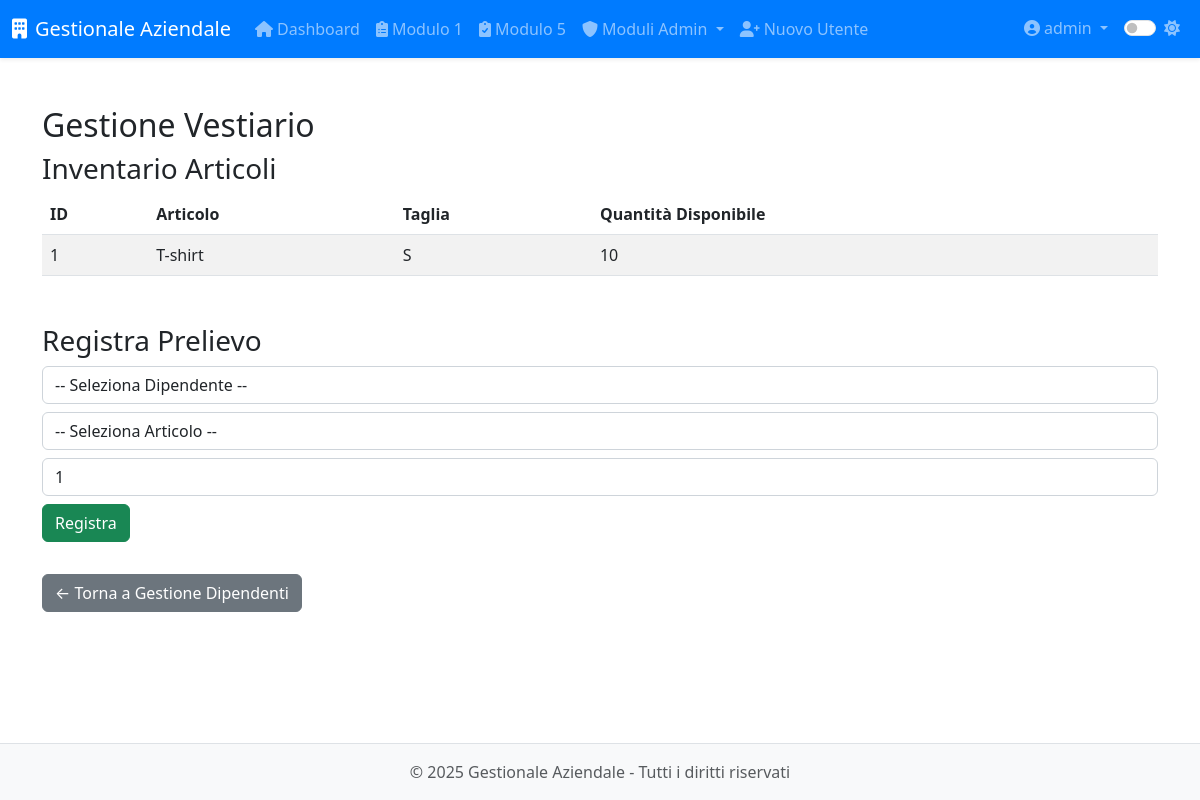
/modulo8/modulo8/vestiario (signed in), run on the app's committed database.
### app/models.py (models this page shows, shortened)
class User(UserMixin, db.Model):
    __tablename__ = 'users'
    id = db.Column(db.Integer, primary_key=True)
    username = db.Column(db.String(64), unique=True, nullable=False, index=True)
    email = db.Column(db.String(120))
    password_hash = db.Column(db.String(128), nullable=False)
    role = db.Column(db.String(20), default='operatore')  # 'operatore' o 'admin'
    created_at = db.Column(db.DateTime, default=datetime.utcnow)
    last_login = db.Column(db.DateTime)
    is_active = db.Column(db.Boolean, default=True)
    modulo1_entries = db.relationship('Modulo1Entry',
                               backref='author',
                               lazy='dynamic',
                               foreign_keys='Modulo1Entry.user_id')
    modulo5_entries = db.relationship('Modulo5Entry',
                               backref='author',
                               lazy='dynamic',
                               foreign_keys='Modulo5Entry.user_id')
    def is_admin(self):
        return self.role == 'admin'

class Inventory(db.Model):
    __tablename__ = 'inventory'
    id = db.Column(db.Integer, primary_key=True)
    nome = db.Column(db.String(128), nullable=False)
    taglia = db.Column(db.String(64))                        # facoltativa
    quantita = db.Column(db.Integer, default=0, nullable=False)

### app/routes/modulo8.py (the view)
@modulo8.route('/modulo8/vestiario', endpoint='vestiario_dipendente')
@login_required
@admin_required
def vestiario():
    inventory = Inventory.query.order_by(Inventory.nome).all()
    dipendenti = Dipendente.query.order_by(Dipendente.nome).all()
    return render_template(
        'modulo8/vestiario.html',
        inventory=inventory,
        dipendenti=dipendenti
    )

### app/models.py (called while the page is built)
@login_manager.user_loader
def load_user(id):
    return User.query.get(int(id))

### app/utils.py (called while the page is built)
def admin_required(f):
    @wraps(f)
    def decorated_function(*args, **kwargs):
        if not current_user.is_authenticated or not current_user.is_admin():
            abort(403)  # Accesso negato
        return f(*args, **kwargs)
    return decorated_function

### app/templates/modulo8/vestiario.html (shortened to what this page needs)
{% extends 'base.html' %}
{% block content %}
<div class="module-vestiario">
  <h2>Gestione Vestiario</h2>
  <section class="mb-5">
    <h3>Inventario Articoli</h3>
    <table class="table table-striped">
      <thead>
        <tr>
          <th>ID</th>
          <th>Articolo</th>
          <th>Taglia</th>
          <th>Quantità Disponibile</th>
        </tr>
      </thead>
      <tbody>
        {% for item in inventory %}
        <tr>
          <td>{{ item.id }}</td>
          <td>{{ item.nome }}</td>
          <td>{{ item.taglia or '—' }}</td>
          <td>{{ item.quantita }}</td>
        </tr>
        {% endfor %}
      </tbody>
    </table>
  </section>
  <section>
    <h3>Registra Prelievo</h3>
    <form action="{{ url_for('modulo8.prelievo_vestiario') }}" method="post" class="form-inline">
      <div class="form-group mb-2 mr-2">
        <select class="form-control" id="dipendente_id" name="dipendente_id" required>
          <option value="">-- Seleziona Dipendente --</option>
        </select>
      </div>
      <div class="form-group mb-2 mr-2">
        <select class="form-control" id="item_id" name="item_id" required>
          <option value="">-- Seleziona Articolo --</option>
        </select>
      </div>
      <div class="form-group mb-2 mr-2">
        <input type="number" class="form-control" id="quantita" name="quantita" min="1" value="1" required>
      </div>
      <button type="submit" class="btn btn-success mb-2">Registra</button>
    </form>
  </section>
  <a href="{{ url_for('modulo8.dipendenti') }}" class="btn btn-secondary mt-4">← Torna a Gestione Dipendenti</a>
</div>
{% endblock %}

### app/templates/base.html (shortened to what this page needs)
<!DOCTYPE html>
<html lang="it">
<head>
    <link href="https://cdn.jsdelivr.net/npm/bootstrap@5.3.0-alpha1/dist/css/bootstrap.min.css" rel="stylesheet">
    <link rel="stylesheet" href="https://cdnjs.cloudflare.com/ajax/libs/font-awesome/6.0.0/css/all.min.css">
    <link id="theme-style" rel="stylesheet" href="{{ url_for('static', filename='css/theme-' + theme + '.css') }}">
    <link rel="stylesheet" href="{{ url_for('static', filename='css/style.css') }}">
    <link rel="stylesheet" href="{{ url_for('static', filename='css/modulo8.css') }}">
</head>
<body>
    <header class="navbar navbar-expand-lg navbar-dark bg-primary sticky-top shadow-sm">
        <div class="container-fluid">
            <a class="navbar-brand" href="{{ url_for('dashboard.index') }}">
                <i class="fas fa-building me-2"></i>{{ app_name }}
            </a>
            <div class="collapse navbar-collapse" id="navbarMain">
                {% if current_user.is_authenticated %}
                <ul class="navbar-nav me-auto">
                    <li class="nav-item">
                        <a class="nav-link" href="{{ url_for('dashboard.index') }}">
                            <i class="fas fa-home me-1"></i>Dashboard
                        </a>
                    </li>
                    <li class="nav-item">
                        <a class="nav-link" href="{{ url_for('modulo1.index') }}">
                            <i class="fas fa-clipboard-list me-1"></i>Modulo 1
                        </a>
                    </li>
                    <li class="nav-item">
                        <a class="nav-link" href="{{ url_for('modulo5.index') }}">
                            <i class="fas fa-clipboard-check me-1"></i>Modulo 5
                        </a>
                    </li>
                    {% if current_user.is_admin() %}
                    <li class="nav-item dropdown">
                        <a class="nav-link dropdown-toggle" href="#" id="adminModulesDropdown" data-bs-toggle="dropdown">
                            <i class="fas fa-shield-alt me-1"></i>Moduli Admin
                        </a>
                    </li>
                    <li class="nav-item">
                        <a class="nav-link" href="{{ url_for('auth.register') }}">
                            <i class="fas fa-user-plus me-1"></i>Nuovo Utente
                        </a>
                    </li>
                    {% endif %}
                </ul>
                <ul class="navbar-nav ms-auto">
                    <li class="nav-item dropdown">
                        <a class="nav-link dropdown-toggle" href="#" id="userDropdown" data-bs-toggle="dropdown">
                            <i class="fas fa-user-circle me-1"></i>{{ current_user.username }}
                        </a>
                    </li>
                    <li class="nav-item">
                        <div class="nav-link">
                            <div class="form-check form-switch">
                                <input class="form-check-input" type="checkbox" id="darkModeToggle" {% if theme == 'dark' %}checked{% endif %}>
                                <label class="form-check-label" for="darkModeToggle">
                                    <i id="theme-icon" class="fas {% if theme == 'dark' %}fa-moon{% else %}fa-sun{% endif %}"></i>
                                </label>
                            </div>
                        </div>
                    </li>
                </ul>
                {% endif %}
            </div>
        </div>
    </header>
    <main class="container py-4">
        {% block content %}{% endblock %}
    </main>
    <footer class="footer mt-auto py-3 bg-light">
        <div class="container text-center">
            <span class="text-muted">&copy; {{ current_year }} {{ app_name }} - Tutti i diritti riservati</span>
        </div>
    </footer>
</body>
</html>

### app/static/css/theme-light.css (style rules this page uses)
:root { --primary-color: #007bff; --secondary-color: #6c757d; --bg-color: #ffffff; --text-color: #212529; --border-color: #dee2e6; --hover-bg: #f8f9fa; --card-bg: #ffffff; --card-border: #e9ecef; --input-bg: #ffffff; --input-border: #ced4da; --footer-bg: #f8f9fa; --footer-text: #6c757d; }
body { background-color: var(--bg-color); color: var(--text-color); transition: all 0.3s ease; }
.navbar-dark { background-color: var(--primary-color) !important; }
.form-control { background-color: var(--input-bg); border-color: var(--input-border); color: var(--text-color); }
.footer { background-color: var(--footer-bg) !important; color: var(--footer-text); border-top: 1px solid var(--border-color); }
.table { color: var(--text-color); }
.table-striped tbody tr:nth-of-type(odd) { background-color: rgba(0, 0, 0, 0.05); }

### app/static/css/style.css (style rules this page uses)
body { display: flex; flex-direction: column; min-height: 100vh; }
main { flex: 1; }
.form-group { margin-bottom: 1.5rem; }

### data on the page
User: username "admin"
Inventory: id "1", nome "T-shirt", taglia "S", quantita "10"

### other printed values
{{ app_name }} "Gestionale Aziendale"
